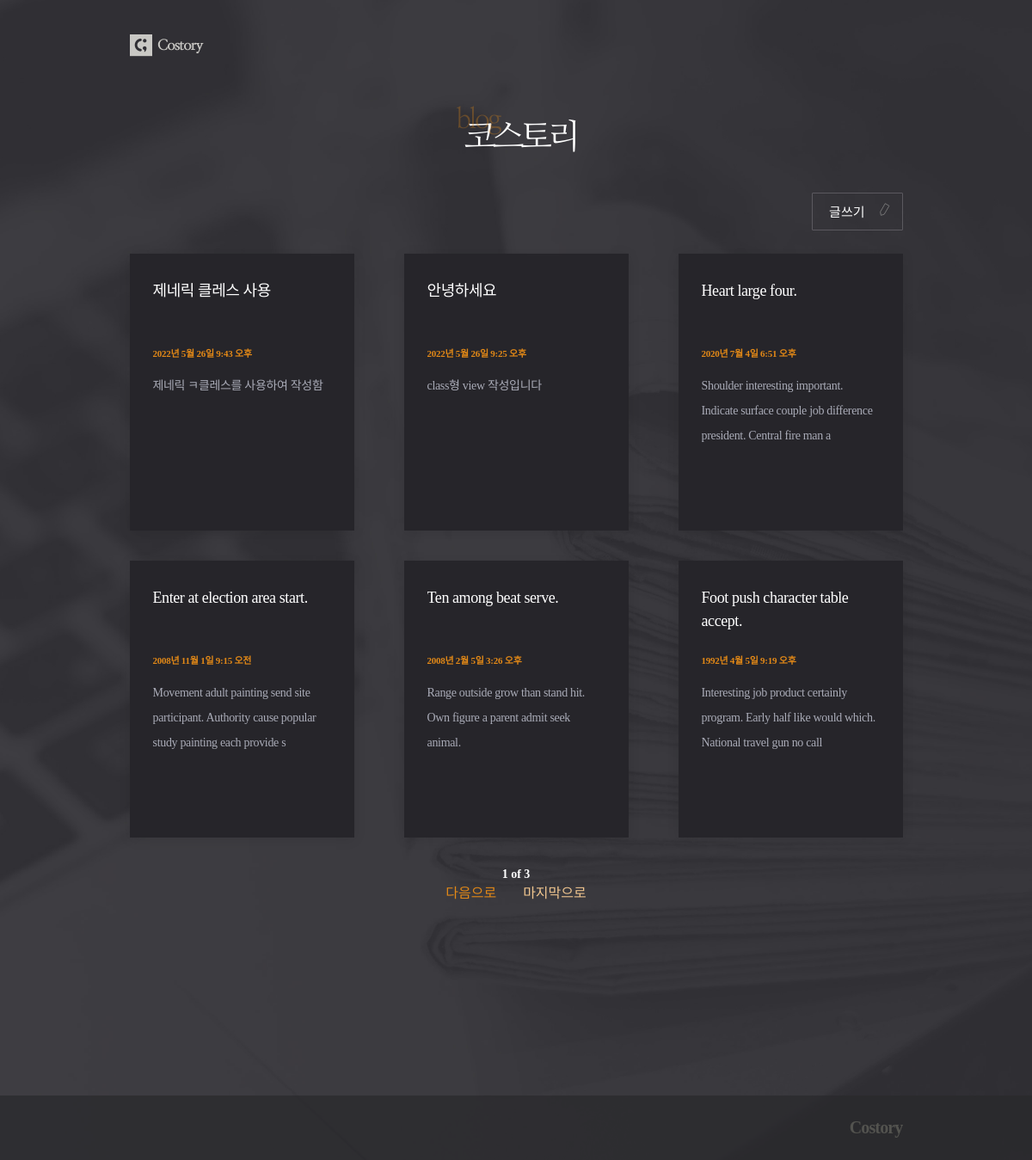
The page / on the database its author committed.
### posts/models.py (models this page shows, shortened)
class Post(models.Model):
    title = models.CharField(max_length=50, unique=True, error_messages={'unique' : "중복된 제목입니다."})
    content = models.TextField(validators=[MinLengthValidator(10, "10자 이상 적어주세요"), validate_symbols])
    dt_create = models.DateTimeField(verbose_name="Date Create", auto_now_add=True)
    dt_modified = models.DateTimeField(verbose_name="Date Modified", auto_now=True)

### posts/views.py (the view)
# urls.py: path('', views.PostListView.as_view(), name='post-list'),
class PostListView(ListView):
    model = Post
    template_name = 'posts/post_list.html'
    context_object_name = 'posts'
    ordering = ['-dt_create']
    paginate_by = 6
    page_kwarg = 'page'

### posts/templates/posts/post_list.html (shortened to what this page needs)
{% extends './base.html' %}
{% load static %}
{% block css %}
    <link rel="stylesheet" href="{% static 'posts/css/post_list.css' %}">
{% endblock css %}
{% block logo_text %}
    <div id="header">
        <div class="container">
            <h1><img src="{% static 'posts/images/headertxt.png' %}"></h1>
        </div>
    </div>
{% endblock logo_text %}
{% block content %}
    <div class='btn_post'>
        <a href="{% url 'post-create' %}">글쓰기</a>
    </div>
    {% if page_obj.object_list %}
        <div class="post_container">
            {% for post in page_obj.object_list %}
                <div class="post"><a href="{% url 'post-detail' post.id %}">
                    <h2 class="title">{{post.title}}</h2>
                    <p class="date">{{post.dt_create}}</p>
                    <p class="text">{{post.content|slice:"100"}}</p>
                </a></div>
            {% endfor %}
        </div>
        <div class="paging">
            <span>
                <p>{{ page_obj.number }} of {{ page_obj.paginator.num_pages }}</p>
            {% if page_obj.has_next %}
                <a href="?page={{ page_obj.next_page_number }}" class="next">다음으로</a>
                <a href="?page={{ page_obj.paginator.num_pages }}" class="last">마지막으로</a>
            {% endif %}
        </div>
    {% else %}
        <div class="blank">
            <p>글이 없습니다.</p>
        </div>
    {% endif %}
{% endblock content %}

### posts/static/posts/css/post_list.css (style rules this page uses)
h1,h2,h3,p,a,ul,li { margin: 0; padding: 0; font-family : 'NanumMyeongjo'; font-weight: 200; list-style: none; text-decoration: none; outline: none; color: black; }
html { position: relative; min-height: 100%; margin: 0; }
body { min-height: 100%; margin: 0; padding: 0; background: url(../images/bg.jpg) no-repeat center top/cover; -webkit-font-smoothing: antialiased; -moz-osx-font-smoothing: auto; }
img { margin: 0; padding: 0; border: 0; }
#header { margin: 23px 0 39px; }
.container { width: 899px; margin: 0 auto; }
h1 { text-align: center; }
h1 img { width: 139px; }
.btn_post { text-align: right; }
.btn_post a { display: inline-block; margin-bottom: 27px; padding: 10px 43px 11px 19px; font-size: 15px; color: #fff; border: 1px solid #5b595f; border-radius: 1px; background: url(../images/pen.svg)no-repeat 75px 11px/16px; }
.post_container { display: grid; margin-bottom: 35px; grid-template-columns: repeat(3,1fr); grid-auto-rows: minmax(322px, auto); grid-column-gap: 58px; grid-row-gap: 35px; }
.post { background: #26252a; padding: 30px 29px 40px 27px; box-shadow: 0 2px 14px 0 rgba(0, 0, 0, 0.09); }
.post h2 { height: 54px; font-size: 18px; color: #fff; line-height: 1.5; letter-spacing: -0.42px; overflow: hidden; text-overflow: ellipsis; display: -webkit-box; -webkit-line-clamp: 2; -webkit-box-orient: vertical; word-wrap:break-word; }
.post .date { margin: 23px 0 17px; font-size: 11px; font-weight: bold; color: #e38917; letter-spacing: -0.25px; }
.post .text { font-size: 14px; color: #a9abb7; line-height: 2.07; letter-spacing: -0.32px; overflow: hidden; text-overflow: ellipsis; display: -webkit-box; -webkit-line-clamp: 5; -webkit-box-orient: vertical; word-wrap:break-word; }
.paging { text-align: center; }
.paging a { display: inline-block; }
.paging .first,.paging .last { color: #f1c68f; }
.paging .last { margin-left: 27px; }
.paging .prev,.paging .next { color: #e38917; }
.paging span { display: inline-block; }
.paging span p { font-size: 14px; font-weight: bold; color: #fff; margin: 0 22px; }

### rows shown on the page
Post: title "제네릭 클레스 사용", dt_create "2022년 5월 26일 9:43 오후", content "제네릭 ㅋ클레스를 사용하여 작성함"
Post: title "안녕하세요", dt_create "2022년 5월 26일 9:25 오후", content "class형 view 작성입니다"
Post: title "Heart large four.", dt_create "2020년 7월 4일 6:51 오후", content "Shoulder interesting important. Indicate surface couple job difference president. Central fire man a"
Post: title "Enter at election area start.", dt_create "2008년 11월 1일 9:15 오전", content "Movement adult painting send site participant. Authority cause popular study painting each provide s"
Post: title "Ten among beat serve.", dt_create "2008년 2월 5일 3:26 오후", content "Range outside grow than stand hit. Own figure a parent admit seek animal."
Post: title "Foot push character table accept.", dt_create "1992년 4월 5일 9:19 오후", content "Interesting job product certainly program. Early half like would which. National travel gun no call"

### other values the page prints
{{ page_obj.number }} "1"
{{ page_obj.paginator.num_pages }} "3"
